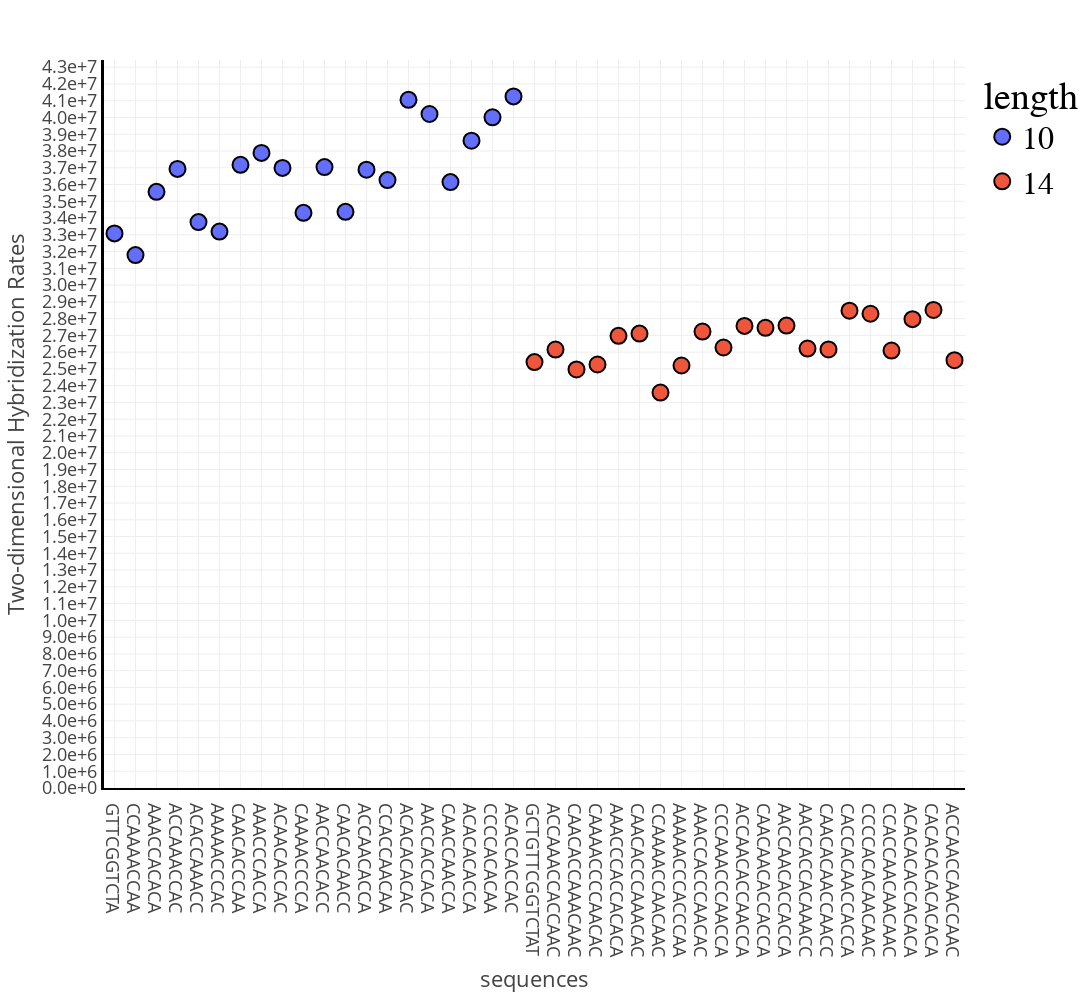

Notebook code for this chart:
### Code cell
import plotly.express as px 

data['length'] = [str(len(d)) for d in data['sequences']]
fig = px.scatter(data,x='sequences', y='computational', color='length')
fig.update_layout(width = 1200,
                  height = 1000,
                  template = 'presentation',
                  scattermode='group',
                  yaxis_title="Two-dimensional Hybridization Rates",
                  yaxis=dict(tickmode = 'linear',
                            #  tickvals = [2e7,2.5e7,3e7,3.5e7,4e7,4.5e7,5e7],
                             nticks=10,
                             tick0=0,
                             dtick=1e6,
                             tickformat=".1e",
                             linecolor='black',
                             automargin=True,
                             linewidth=3,
                             minor=dict(dtick=3,tick0=0)),
                  xaxis=dict(tickmode='linear',
                             dtick=1,
                            #  autorange='reversed',
                             automargin=True,
                             linecolor='black',
                             linewidth=2),
                  legend = dict(
                            font = dict(family='Courier',
                                        size=32,
                                        color='black')))

fig.update_yaxes(showexponent='none')

fig.update_traces(marker=dict(size=16,
                              line=dict(width=2,
                                        color='black'
                              )))
fig.show()

### Figure 1 — Plotly figure (JSON) as saved in the notebook; plotly's stock layout.template omitted (floating-point values rounded to 4 significant figures)
{"data": [{"hovertemplate": "length=10<br>sequences=%{x}<br>computational=%{y}<extra></extra>", "legendgroup": "10", "marker": {"color": "#636efa", "line": {"color": "black", "width": 2}, "size": 16, "symbol": "circle"}, "mode": "markers", "name": "10", "orientation": "v", "showlegend": true, "type": "scatter", "x": ["GTTCGGTCTA", "CCAAAACCAA", "AAACCACACA", "ACCAAACCAC", "ACACCAAACC", "AAAAACCCAC", "CAACACCCAA", "AAACCCACCA", "ACAACACCAC", "CAAAACCCCA", "AACCAACACC", "CAACACAACC", "ACCAACACCA", "CCACCAACAA", "ACACACACAC", "AACCACCACA", "CAACCAACCA", "ACACACACCA", "CCCCACACAA", "ACACCACCAC"], "xaxis": "x", "y": [33090000.0, 31790000.0, 35560000.0, 36930000.0, 33760000.0, 33190000.0, 37170000.0, 37890000.0, 36990000.0, 34310000.0, 37040000.0, 34370000.0, 36880000.0, 36260000.0, 41050000.0, 40210000.0, 36140000.0, 38610000.0, 40010000.0, 41260000.0], "yaxis": "y"}, {"hovertemplate": "length=14<br>sequences=%{x}<br>computational=%{y}<extra></extra>", "legendgroup": "14", "marker": {"color": "#EF553B", "line": {"color": "black", "width": 2}, "size": 16, "symbol": "circle"}, "mode": "markers", "name": "14", "orientation": "v", "showlegend": true, "type": "scatter", "x": ["GCTGTTCGGTCTAT", "ACCAAACCACCAAC", "CAACACCAAACAAC", "CAAAACCCCAACAC", "AAACCCACCACACA", "CAACACCCAAACAC", "CCAAAACCAACAAC", "AAAAACCCACCCAA", "AAACCACCCAACAC", "CCCAAACCCAACCA", "ACCAACACCAACCA", "CAACAACACCACCA", "AACCAACACCACCA", "AACCACCACAAACC", "CAACACAACCAACC", "CACCACAACCACCA", "CCCCACACAACAAC", "CCACCAACAACAAC", "ACACACACCACACA", "CACACACACACACA", "ACCAACCAACCAAC"], "xaxis": "x", "y": [25410000.0, 26150000.0, 24970000.0, 25260000.0, 26970000.0, 27110000.0, 23590000.0, 25200000.0, 27230000.0, 26280000.0, 27570000.0, 27450000.0, 27580000.0, 26210000.0, 26160000.0, 28470000.0, 28290000.0, 26100000.0, 27970000.0, 28520000.0, 25520000.0], "yaxis": "y"}], "layout": {"height": 1000, "legend": {"font": {"color": "black", "family": "Courier", "size": 32}, "title": {"text": "length"}, "tracegroupgap": 0}, "margin": {"t": 60}, "scattermode": "group", "width": 1200, "xaxis": {"anchor": "y", "automargin": true, "domain": [0, 1], "dtick": 1, "linecolor": "black", "linewidth": 2, "tickmode": "linear", "title": {"text": "sequences"}}, "yaxis": {"anchor": "x", "automargin": true, "domain": [0, 1], "dtick": 1000000, "linecolor": "black", "linewidth": 3, "minor": {"dtick": 3, "tick0": 0}, "nticks": 10, "showexponent": "none", "tick0": 0, "tickformat": ".1e", "tickmode": "linear", "title": {"text": "Two-dimensional Hybridization Rates"}}}}
